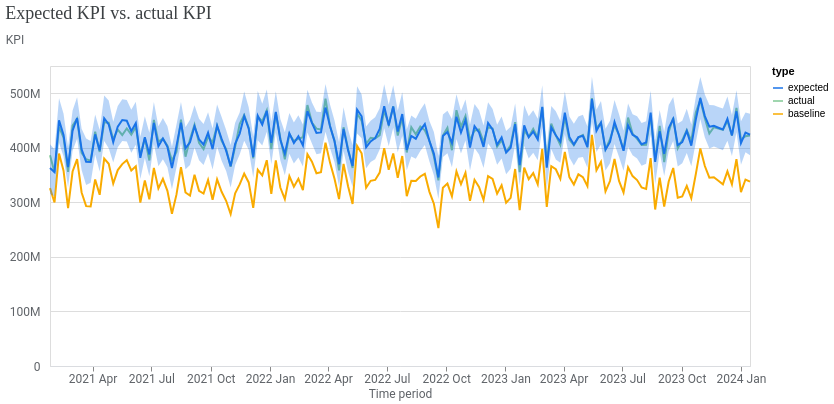

The notebook cell this image was saved under:
### Code cell
# STEP 8A — Correct Meridian Model Fit Visualization

from meridian.analysis import visualizer
from IPython.display import display

print("=" * 70)
print("STEP 8A — MODEL FIT VISUALIZATION")
print("=" * 70)

# Create the Meridian ModelFit visualizer
model_fit = visualizer.ModelFit(mmm, use_kpi=True)

print("\nModelFit visualizer created successfully.")

# Generate model fit plot
fit_chart = model_fit.plot_model_fit(
    include_baseline=True,
    include_ci=True
)

print("\nModel fit chart generated successfully.")

display(fit_chart)

print("\n" + "=" * 70)
print("STEP 8A COMPLETE")
print("=" * 70)

### Figure 1 — Vega-Lite specification as saved in the notebook (floating-point values rounded to 4 significant figures; data arrays with more than 128 entries replaced by an {"elided": "..."} marker saying what was removed)
{"config": {"view": {"continuousWidth": 300, "continuousHeight": 300}, "axis": {"labelColor": "#5F6368", "labelFont": "Roboto", "labelFontSize": 12, "titleColor": "#5F6368", "titleFont": "Roboto", "titleFontSize": 12, "titleFontWeight": "normal"}}, "layer": [{"mark": {"type": "line"}, "encoding": {"color": {"field": "type", "scale": {"domain": ["expected", "actual", "baseline"], "range": ["#1A73E8", "#81C995", "#F9AB00"]}, "type": "nominal"}, "x": {"axis": {"domainColor": "#DADCE0", "format": "%Y %b", "grid": false, "tickCount": 8}, "field": "time", "title": "Time period", "type": "temporal"}, "y": {"axis": {"domain": false, "labelExpr": "replace(format(datum.value, '.3~s'), 'G', 'B')", "labelPadding": 10, "tickCount": 5, "ticks": false, "titleAlign": "left", "titleAngle": 0, "titleY": -20}, "field": "mean", "title": "KPI", "type": "quantitative"}}}, {"mark": {"type": "rule", "opacity": 0}, "encoding": {"opacity": {"condition": {"param": "param_daae7590cf6ce0e8", "value": 0.3, "empty": false}, "value": 0}, "tooltip": [{"field": "time", "title": "Time period", "type": "temporal"}, {"field": "expected", "format": ",.0f", "title": "Expected", "type": "quantitative"}, {"field": "actual", "format": ",.0f", "title": "Actual", "type": "quantitative"}, {"field": "baseline", "format": ",.0f", "title": "Baseline", "type": "quantitative"}], "x": {"field": "time", "type": "temporal"}}, "name": "view_b70fc7a6e5ef465e_1", "transform": [{"pivot": "type", "value": "mean", "groupby": ["time"]}]}, {"mark": {"type": "circle", "filled": false, "size": 36}, "encoding": {"color": {"field": "type", "legend": null, "scale": {"domain": ["expected", "actual", "baseline"], "range": ["#1A73E8", "#81C995", "#F9AB00"]}, "type": "nominal"}, "opacity": {"condition": {"param": "param_daae7590cf6ce0e8", "value": 1, "empty": false}, "value": 0}, "x": {"field": "time", "type": "temporal"}, "y": {"field": "mean", "type": "quantitative"}}}, {"mark": {"type": "area", "opacity": 0.3}, "encoding": {"color": {"field": "type", "legend": null, "scale": {"domain": ["expected"], "range": ["#1A73E8"]}, "type": "nominal"}, "x": {"field": "time", "type": "temporal"}, "y": {"field": "ci_hi", "type": "quantitative"}, "y2": {"field": "ci_lo"}}}], "data": {"name": "data-45647367a2ffc45b66f17a0cdad14231"}, "params": [{"name": "param_daae7590cf6ce0e8", "select": {"type": "point", "clear": "pointerout", "fields": ["time"], "nearest": true, "on": "pointerover"}, "views": ["view_b70fc7a6e5ef465e_1"]}], "resolve": {"scale": {"color": "independent"}}, "title": {"text": "Expected KPI vs. actual KPI", "anchor": "start", "color": "#3C4043", "font": "Google Sans Display", "fontSize": 18, "fontWeight": "normal", "offset": 10}, "width": 700, "$schema": "https://vega.github.io/schema/vega-lite/v6.4.1.json", "datasets": {"data-45647367a2ffc45b66f17a0cdad14231": {"elided": "468 records"}}}
